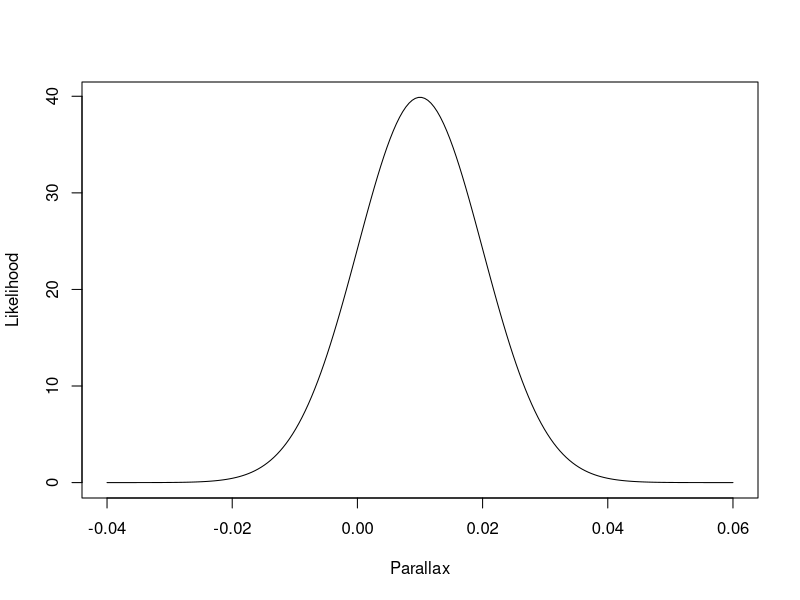
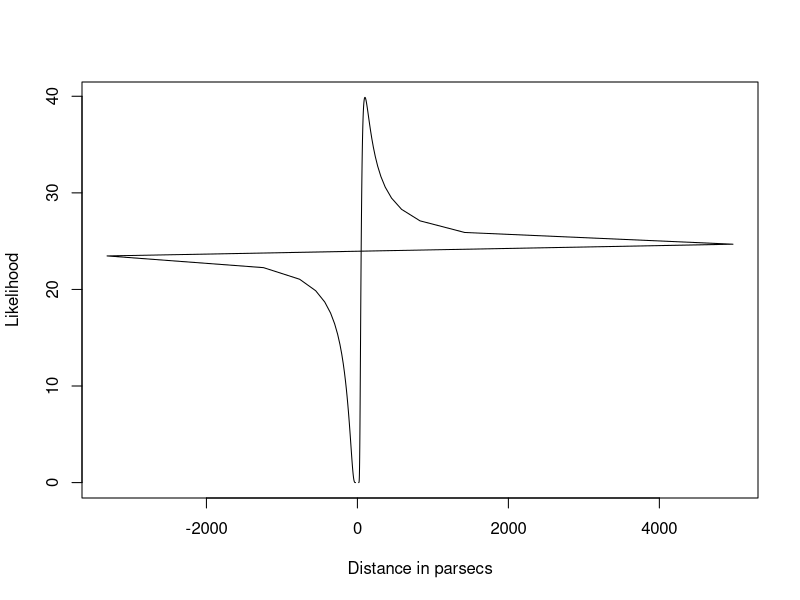
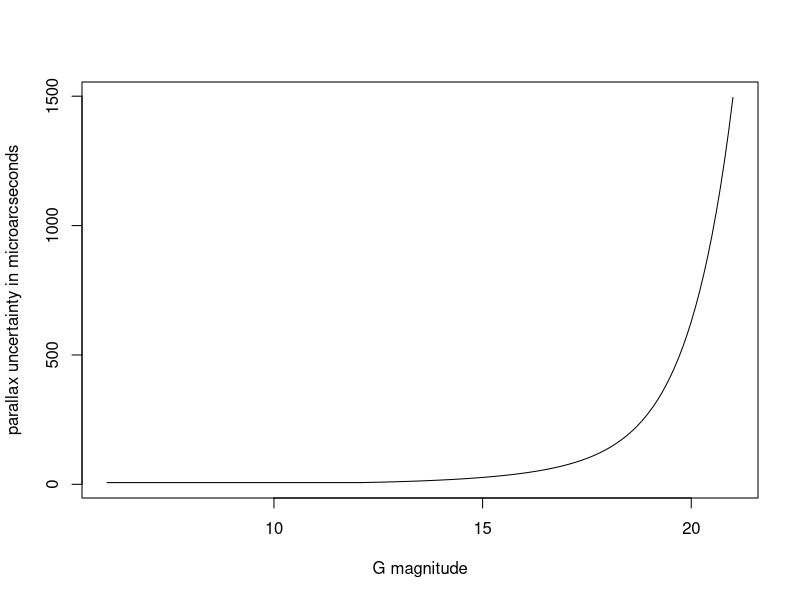
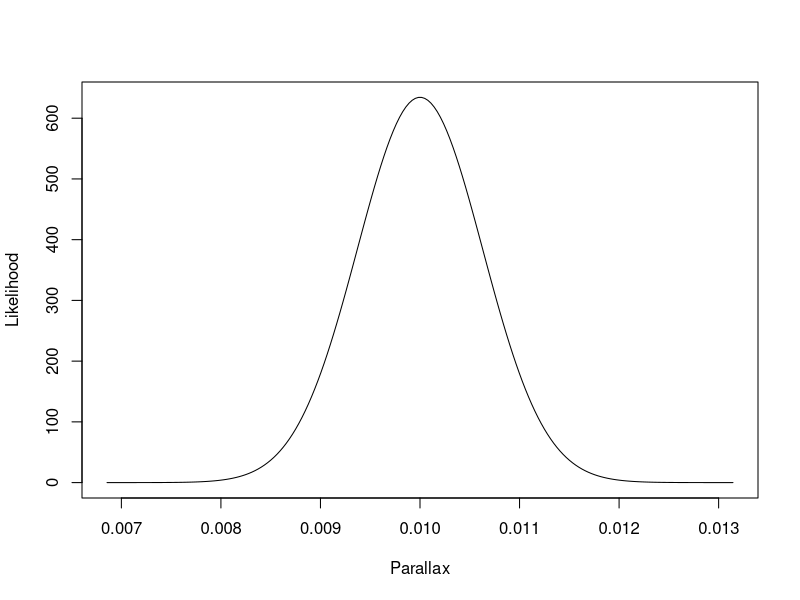
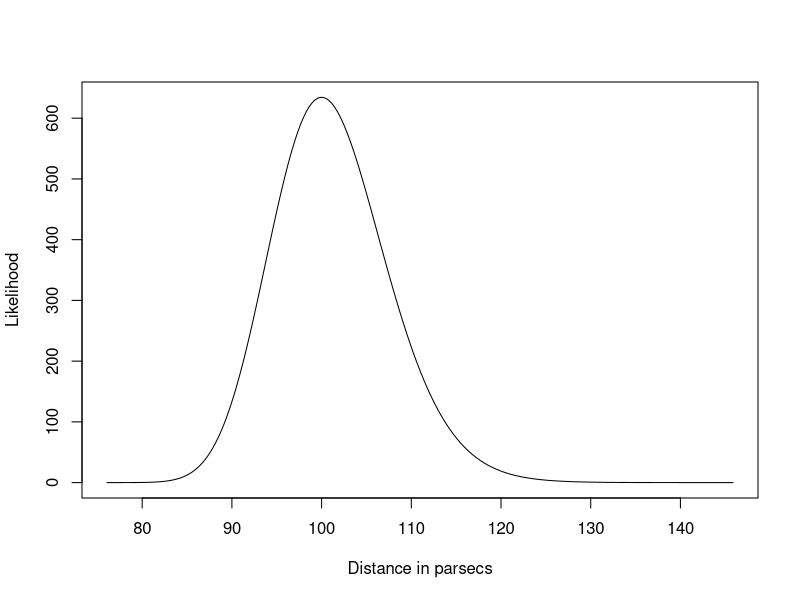
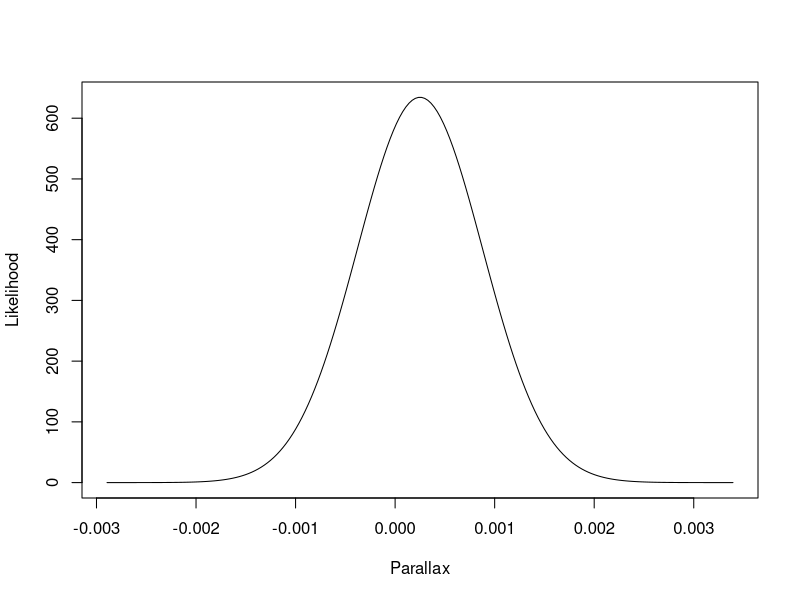
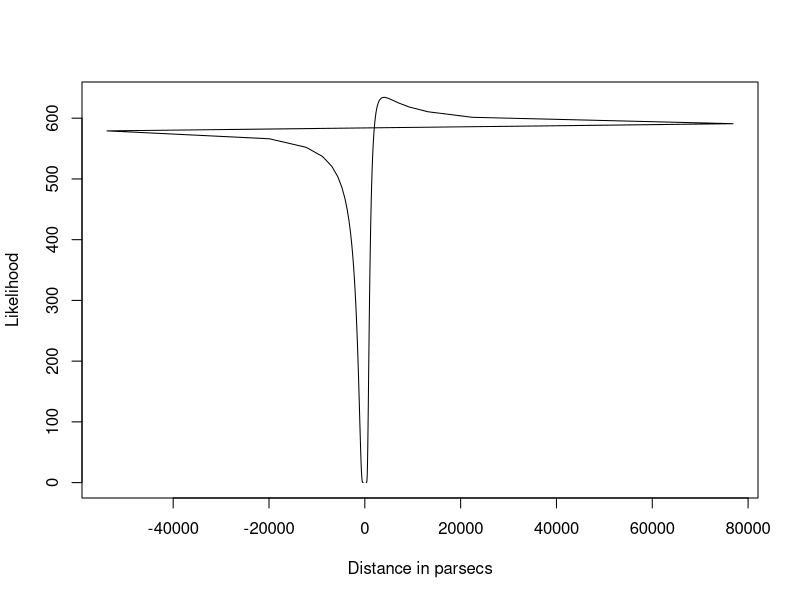
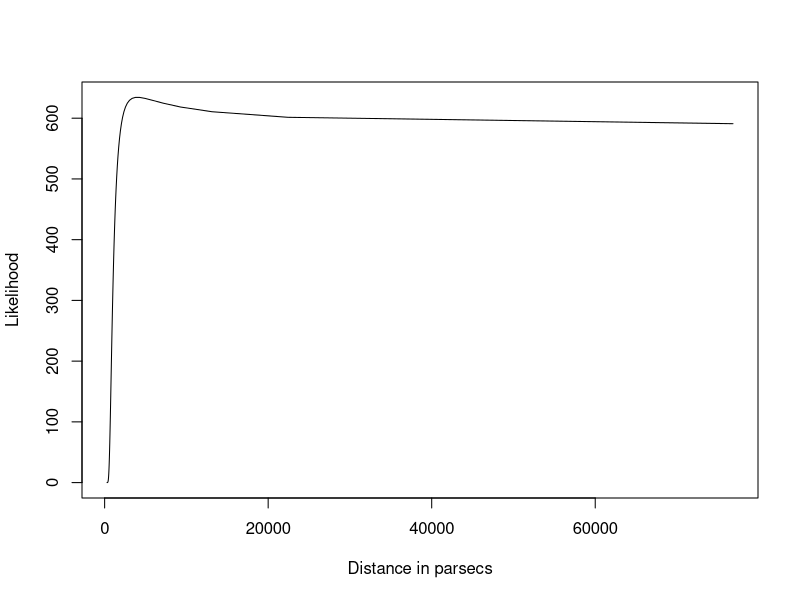

Here is the R script that generated these plots, in order:
## ---- chunk 1
knitr::opts_chunk$set(cache=TRUE)
knitr::opts_chunk$set(unnamed.chunk.label = "C")
## ---- chunk 2
likelihood <- function(p,d,s_p)
  {
    if (s_p < 0) print("Error. Parallax uncertainties must be positive.")
    const = 1.0/(sqrt(2.0*pi)*s_p)
    XTSX = (1.0/(sqrt(2.0)*s_p))*(p-(1.0/d))
    lik <- const*exp(-XTSX^2)
    return(lik)
}
## ---- chunk 3
s_p <- 0.01 # Imagine we have 10 milliarcsecond uncertainties
d.true <- 100 # The distance measured in parsecs
p.true <- 1/d.true # in arcseconds
## ---- chunk 4
nr.values <- 200
values <- seq(p.true-5*s_p,p.true+5*s_p,length.out=nr.values)
tmp <- rep(NA,nr.values)
for (i in 1:length(values))
{
tmp[i] <- likelihood(values[i],d.true,s_p)  
}
plot(values,tmp, ty="l", xlab="Parallax", ylab="Likelihood")
## ---- chunk 5
require(caTools)
trapz(values,tmp)
## ---- chunk 6
plot(1.0/values,tmp, ty="l", xlab="Distance in parsecs", ylab="Likelihood")
## ---- chunk 7
Gaia_s_p <- function(VminusI,G)
{
  z = apply(cbind(10^(0.4*(12.09-15)),10^(0.4*(G-15))), 1, max)
  s_p = sqrt(-1.631+680.766*z+32.732*z^2)*(0.986+(1-0.986)*VminusI)
  return(s_p)
}
## ---- chunk 8
G <- seq(6,21,0.1)
VminusI <- G/G 
plot(G,Gaia_s_p(VminusI,G),ty="l",xlab="G magnitude", ylab="parallax uncertainty in microarcseconds")
## ---- chunk 9
VminusI <- 1.0
s_p <- Gaia_s_p(VminusI,20)/10.0^6 # To convert to arcseconds  
d.true <- 100 # Measured in parsecs
p.true <- 1/d.true
nr.values <- 200
values <- seq(p.true-5*s_p,p.true+5*s_p,length.out=nr.values)
tmp <- rep(NA,nr.values)
for (i in 1:length(values))
{
  tmp[i] <- likelihood(values[i],d.true,s_p)  
}
plot(values,tmp, ty="l", xlab="Parallax", ylab="Likelihood")
require(caTools)
trapz(values,tmp)
## ---- chunk 10
plot(1.0/values,tmp, ty="l", xlab="Distance in parsecs", ylab="Likelihood")
## ---- chunk 11
VminusI <- 1.0
s_p <- Gaia_s_p(VminusI,20)/10.0^6 # To convert to arcseconds  
d.true <- 4000 # Measured in parsecs
p.true <- 1/d.true
nr.values <- 200
values <- seq(p.true-5*s_p,p.true+5*s_p,length.out=nr.values)
tmp <- rep(NA,nr.values)
for (i in 1:length(values))
{
  tmp[i] <- likelihood(values[i],d.true,s_p)  
}
plot(values,tmp, ty="l", xlab="Parallax", ylab="Likelihood")
require(caTools)
trapz(values,tmp)
## ---- chunk 12
plot(1.0/values,tmp, ty="l", xlab="Distance in parsecs", ylab="Likelihood")
## ---- chunk 13
filter <- (1.0/values > 0)
plot(1.0/values[filter],tmp[filter], ty="l", xlab="Distance in parsecs", ylab="Likelihood")
## ---- chunk 14
prior.iu<-function(r) 
  {
  return(1)
}
## ---- chunk 15
prior.u<-function(r,rlim) 
  {
  if (r <= rlim) return(1/rlim) else return(0)
}
## ---- chunk 16
unnormalized.posterior <- function(prior,likelihood)
  {
  u_posterior <- prior*likelihood
  return(u_posterior)
}
## ---- chunk 17
rlim=1000
true_r_sample <- runif(1000,0,rlim)
true_p_sample <- 1/true_r_sample
## ---- chunk 18
f <- seq(0,1,0.01) # This is sigma_p/p (see Bailer-Jones, 2015)
## ---- chunk 19
measured_p_sample <- rep(NA, length(true_r_sample))
bias <- rep(NA,length(f))
sd <- rep(NA,length(f))
# Loop over signal to noise (actually noise-to-signal) ratios
for (j in 1:length(f)) # This f is sigma/p
{
  s_p_sample <- f[j]*true_p_sample
# Create a realization of the noise for f
    for (i in 1:length(true_p_sample)){
    measured_p_sample[i] <- rnorm(1,true_p_sample[i],s_p_sample[i])
  }

  estimated_r_sample <- 1.0/measured_p_sample # For flat unbounded priors, there is no need to compute the posterior
  filter <- measured_p_sample > 0
  scaled_residuals <- (estimated_r_sample[filter]-true_r_sample[filter])/true_r_sample[filter]
  bias[j] <- mean(scaled_residuals)
  sd[j] <- sd(scaled_residuals)
}
## ---- chunk 20
plot(f,bias,ty="l",ylim=c(0,500),ylab="Bias (black) and Std. Dev. (Blue)")
lines(f,sd,ty="l",ylim=c(0,500),col="blue")
## ---- chunk 21
plot(f,bias,ty="l",ylim=c(0,1),ylab="Bias (black) and Std. Dev. (Blue)")
lines(f,sd,ty="l",ylim=c(0,1),col="blue")
## ---- chunk 22
for (j in 1:length(f)) # 
{
  s_p_sample <- f[j]*true_p_sample
  for (i in 1:length(true_p_sample)){
    measured_p_sample[i] <- rnorm(1,true_p_sample[i],s_p_sample[i])
  }
  estimated_r_sample <- 1.0/measured_p_sample
  estimated_r_sample[measured_p_sample <0 | estimated_r_sample > rlim] <- rlim
# Try this code block with the following line uncommented 
#  filter <- rep(TRUE,length(measured_p_sample))
  scaled_residuals <- (estimated_r_sample[filter]-true_r_sample[filter])/true_r_sample[filter]
  bias[j] <- mean(scaled_residuals)
  sd[j] <- sd(scaled_residuals)
}

plot(f,bias,ty="l",ylim=c(0,5),ylab="Bias (black) and Std. Dev. (Blue)")
lines(f,sd,ty="l",ylim=c(0,5),col="blue")
## ---- chunk 23
icdf.const.dens <- function(P)
{
  if(!exists("rlim") | is.na(rlim)) print("Error: maximum radius undefined")
  r <- ((rlim^3)*P)^(1.0/3.0) # This is the prescription for a constant stellar volume density
  return(r)
  }
## ---- chunk 24
gen.data <- function(n,icdf.spatial.dens)
{
  x <- runif(n)
  r <- icdf.spatial.dens(x)
    return(r)
}

r_sample <- gen.data(1000,icdf.const.dens)
